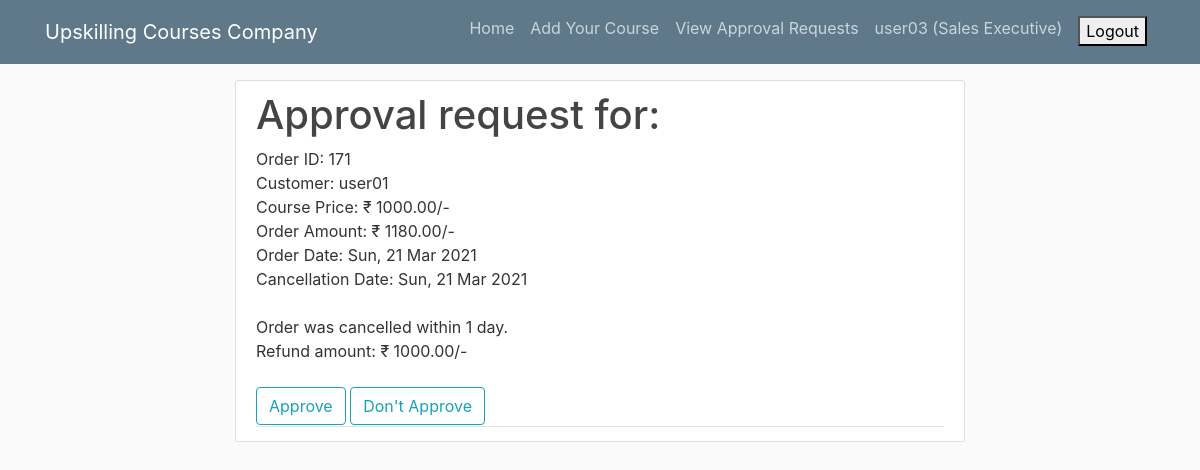
/orders/approvalrequestdetail/171 (signed in), run on the app's committed database.
### accounts/models.py (models this page shows)
class User(AbstractUser):
    is_admin = models.BooleanField(default=False)
    is_customer = models.BooleanField(default=False)
    is_customerexecutive = models.BooleanField(default=False)
    is_salesexecutive = models.BooleanField(default=False)
    username = models.CharField(unique=True, max_length=100)
    email = models.EmailField(max_length=100)
    first_name = models.CharField(max_length=100)
    last_name = models.CharField(max_length=100)

class Customer(models.Model):
    user = models.OneToOneField(User, on_delete=models.CASCADE, primary_key=True)
    username = models.CharField(unique=True, max_length=100)
    email = models.EmailField(max_length=100)
    first_name = models.CharField(max_length=100)
    last_name = models.CharField(max_length=100)
    def __str__(self):
        return str(self.user)

### orders/models.py (models this page shows, shortened)
class CancelledApproval(models.Model):
    order_id             = models.ForeignKey(CancelledOrder, primary_key=True, on_delete=models.CASCADE)
    user                 = models.ForeignKey(Customer, default=None, on_delete=models.CASCADE)
    amount               = models.DecimalField(max_digits=6, decimal_places=2)
    gst_amount           = models.DecimalField(max_digits=6, decimal_places=2, blank=True, null=True)
    final_amount         = models.DecimalField(max_digits=6, decimal_places=2, blank=True, null=True)
    order_date           = models.DateTimeField(blank=True, null=True)
    cancelled_order_date = models.DateTimeField(blank=True, null=True)
    date_diff            = models.IntegerField()
    refund_amount        = models.DecimalField(max_digits=6, decimal_places=2, default=0)

class CancelledOrder(models.Model):
    order_id                = models.ForeignKey(Order, primary_key=True, on_delete=models.CASCADE)
    user                    = models.ForeignKey(Customer, default=None, on_delete=models.CASCADE)
    amount                  = models.DecimalField(max_digits=6, decimal_places=2)
    gst_amount              = models.DecimalField(max_digits=6, decimal_places=2, blank=True, null=True)
    final_amount            = models.DecimalField(max_digits=6, decimal_places=2, blank=True, null=True)
    order_date              = models.DateTimeField(blank=True, null=True)
    cancelled_order_date    = models.DateTimeField(auto_now_add=True)
    def __str__(self):
        return str(self.order_id)

class Order(models.Model):
    order_id        = models.AutoField(primary_key=True)
    user            = models.ForeignKey(Customer, default=None, on_delete=models.CASCADE)
    course          = models.ForeignKey(Product, default=None, on_delete=models.CASCADE)
    amount          = models.DecimalField(max_digits=6, decimal_places=2)
    gst_amount      = models.DecimalField(max_digits=6, decimal_places=2, blank=True, null=True)
    final_amount    = models.DecimalField(max_digits=6, decimal_places=2, blank=True, null=True)
    order_date      = models.DateTimeField(auto_now_add=True)
    def __str__(self):
        return str(self.order_id)

### orders/views.py (the view)
# urls.py: path('approvalrequestdetail/<order_id>', approval_request_detail, name='approvalrequestdetail'),
@login_required(login_url="/accounts/login/")
def approval_request_detail(request, order_id):
    app_req = CancelledApproval.objects.get(order_id=order_id)
    days =  app_req.date_diff
    logged_in_user = get_object_or_404(User, username=str(request.user))
    if logged_in_user.is_salesexecutive:
        return render(request, 'orders/salesexecutives/approvalrequestdetail.html', {'app_req':app_req,'days':days})
    else:
        return HttpResponse('Unauthorized', status=401)

### orders/templates/orders/salesexecutives/approvalrequestdetail.html (shortened to what this page needs)
{% extends 'base.html' %}
{% block content %}
    <article class="media content-section">
        <div class="media-body">
            <div class="article-metadata">
                <h1>Approval request for:</h1>
                Order ID: {{ app_req.order_id }}<br>
                Customer: {{ app_req.user }}<br>
                Course Price: ₹ {{ app_req.amount }}/-<br>
                Order Amount: ₹ {{ app_req.final_amount }}/-<br>
                Order Date: {{ app_req.order_date|date:"D, d M Y" }}<br>
                Cancellation Date: {{ app_req.cancelled_order_date|date:"D, d M Y" }}<br><br>
                {% if days == 1 %}
                    Order was cancelled within {{ days }} day.<br>
                {% else %}
                Order was cancelled within {{ days }} days.<br>
                {% endif %}
                Refund amount: ₹ {{ app_req.refund_amount }}/-<br><br>
                <form action="{% url 'orders:approverequest' order_id=app_req.order_id %}" method="POST" >
                    <input class="btn btn-outline-info" type="submit" value="Approve" name="approve"></input>
                    <input class="btn btn-outline-info" type="submit" value="Don't Approve" name="reject"></input>
                </form>
            </div>
        </div>
    </article>
{% endblock %}

### templates/base.html (shortened to what this page needs)
{% load static %}
<!DOCTYPE html>
<html>
<head>
    <link rel="stylesheet" href="https://maxcdn.bootstrapcdn.com/bootstrap/4.0.0/css/bootstrap.min.css">
    <link rel="stylesheet" type="text/css" href="{% static 'style.css' %}">
</head>
<body>
    <header class="site-header">
        <nav class="navbar navbar-expand-md navbar-dark bg-steel fixed-top">
            <div class="container">
                <a class="navbar-brand mr-4" href="{% url 'products:home' %}">Upskilling Courses Company</a>
                <div class="collapse navbar-collapse" id="navbarToggle">
                    <div class="navbar-nav">
                        {% if user.is_customer %}
                            <a class="nav-item nav-link" href="{% url 'products:home' %}">Home</a>
                            <a class="nav-item nav-link" href="{% url 'orders:mycourses' %}">My Courses</a>
                            <label class="nav-item nav-link">{{ request.user }} (Customer)</label>
                            <form class="nav-item nav-link" action="{% url 'accounts:logout' %}" method="POST">
                                {% csrf_token %}
                                <button type="submit">Logout</button>
                            </form>
                        {% elif user.is_salesexecutive %}
                            <a class="nav-item nav-link" href="{% url 'products:home' %}">Home</a>
                            <a class="nav-item nav-link" href="{% url 'products:productcreate' %}">Add Your Course</a><br>
                            <a class="nav-item nav-link" href="{% url 'orders:approvalrequestsall' %}">View Approval Requests</a><br>
                            <label class="nav-item nav-link">{{ request.user }} (Sales Executive)</label>
                            <form class="nav-item nav-link" action="{% url 'accounts:logout' %}" method="POST">
                                <button type="submit">Logout</button>
                            </form>
                        {% else %}
                                <a class="nav-item nav-link" href="{% url 'accounts:login' %}">Login</a>
                                <a class="nav-item nav-link" href="{% url 'accounts:signup' %}">Signup</a>
                        {% endif %}
                    </div>
                </div>
            </div>
        </nav>
    </header>
    <main role="main" class="container">
        <div class="row">
            <div class="col-sm-8 mx-auto">
                {% block content %}{% endblock %}
            </div>
        </div>
    </main>
</body>
</html>

### static/style.css (style rules this page uses)
body { background: #fafafa; color: #333333; margin-top: 5rem; }
h1, h2, h3, h4, h5, h6 { color: #444444; }
.bg-steel { background-color: #5f788a; }
.site-header .navbar-nav .nav-link { color: #cbd5db; }
.content-section { background: #ffffff; padding: 10px 20px; border: 1px solid #dddddd; border-radius: 3px; margin-bottom: 20px; }
.article-metadata { padding-bottom: 1px; margin-bottom: 4px; border-bottom: 1px solid #e3e3e3 }

### data on the page
User: user "user03"
CancelledApproval: order_id "171", user "user01", amount "1000.00", final_amount "1180.00", order_date "Sun, 21 Mar 2021", cancelled_order_date "Sun, 21 Mar 2021", refund_amount "1000.00"

### other printed values
{{ days }} "1"
